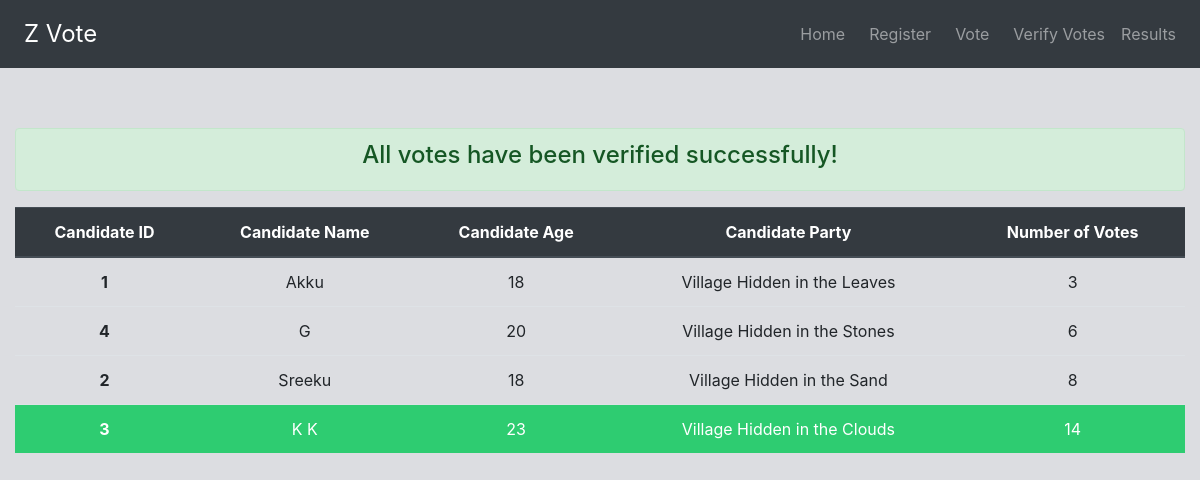
The app's page /results with its own data.
### poll/models.py (models this page shows, shortened)
class Candidate(models.Model):
    candidateID = models.IntegerField(primary_key=True)
    name = models.CharField(max_length=100)
    age = models.IntegerField(default=18)
    party = models.CharField(max_length=100)
    criminalRecords = models.BooleanField(default=False)
    count = models.IntegerField(default=0)

### poll/views.py (the view, shortened to what this page needs)
# urls.py: path('results', views.result, name='result'),
def result(request):
    time = get_vote_time()
    if time[0].end<datetime.datetime.now(datetime.timezone.utc):
        if request.method == "GET":
            global resultCalculated
            voteVerification = verifyVotes()
            if len(voteVerification):
                    return render(request, 'poll/verification.html', {'verification':"Verification failed.\
                    Votes have been tampered in following blocks --> {}. The authority \
                        will resolve the issue".format(voteVerification), 'error':True})
            if not resultCalculated:
                list_of_votes = models.Vote.objects.all()
                for vote in list_of_votes:
                    candidate = models.Candidate.objects.filter(candidateID=vote.vote)[0]
                    candidate.count += 1
                    candidate.save()
                resultCalculated = True
            context = {"candidates":models.Candidate.objects.order_by('count'), "winner":models.Candidate.objects.order_by('count').reverse()[0]}
            return render(request, 'poll/results.html', context)

### poll/merkleTree/merkleTree.py (called while the page is built)
    def isLeaf(self):
        return ((self.left == None) and (self.right == None))

    def __returnHash(self, x):
            return (hashlib.sha256(x.encode()).hexdigest())

    def calculateMerkleRoot(self):
        def __merkleHash(node):
            if node.isLeaf():
                return node
            left = __merkleHash(node.left).data
            right = __merkleHash(node.right).data
            node.data = self.__returnHash(left+right)
            return node
        merkleRoot = __merkleHash(self.root)
        self._merkleRoot = merkleRoot.data
        return self._merkleRoot

    def getMerkleRoot(self):
        return self._merkleRoot

### poll/models.py (called while the page is built)
    def __str__(self):
        return "{}|{}|{}".format(self.id, self.vote, self.timestamp)

### poll/views.py (called while the page is built)
def verifyVotes():
    block_count = models.Block.objects.count()
    tampered_block_list = []
    for i in range (1, block_count+1):
        block = models.Block.objects.get(id=i)
        transactions = models.Vote.objects.filter(block_id=i)
        str_transactions = [str(x) for x in transactions]
        merkle_tree = merkleTree.merkleTree()
        merkle_tree.makeTreeFromArray(str_transactions)
        merkle_tree.calculateMerkleRoot()
        if (block.merkle_hash == merkle_tree.getMerkleRoot()):
            continue
        else:
            tampered_block_list.append(i)
    return tampered_block_list

### poll/xtra.py (called while the page is built)
def get_vote_time():
    datetime = VoteTime.objects.all()
    return datetime

### poll/templates/poll/results.html
{% extends 'poll/base.html' %}
{% block content %}
    <div class="alert alert-success text-center" role="alert">
        <h4 class="alert-heading">All votes have been verified successfully!</h4>
    </div>
    <table class="table table-hover text-center">
        <thead class="thead-dark">
            <tr>
                <th scope="col">Candidate ID</th>
                <th scope="col">Candidate Name</th>
                <th scope="col">Candidate Age</th>
                <th scope="col">Candidate Party</th>
                <th scope="col">Number of Votes</th>
            </tr>
        </thead>
        {% if candidates %}
        <tbody>
        {% for candidate in candidates %}
            <tr style="{% if candidate == winner %} background-color:#2ecc71; color:white; {% endif %}">
                <th scope="row">{{ candidate.candidateID }}</th>
                <td>{{ candidate.name }}</td>
                <td>{{ candidate.age }}</td>
                <td>{{ candidate.party }}</td>
                <td>{{ candidate.count }}</td>
            </tr>
        {% endfor %}
        </tbody>
    </table>
        {% else %}
        <p>No candidates yet</p>
        {% endif %}
{% endblock content %}

### poll/templates/poll/base.html (shortened to what this page needs)
<!DOCTYPE html>
<html lang="en">
<head>
    <link href="https://stackpath.bootstrapcdn.com/bootstrap/4.4.1/css/bootstrap.min.css" rel="stylesheet">
</head>
<body>
    <nav class='navbar navbar-expand-lg navbar-dark bg-dark justify-content-between'>
        <a href="/admin" class="navbar-brand p-2" style="font-size: 2vw;">Z Vote</a>
        <ul class="navbar-nav">
            <li class="nav-item mr-2">
                <a href="{% url 'home' %}" class="nav-link">Home</a>
            </li>
            <li class="nav-item mr-2">
                <a href="{% url 'register' %}" class="nav-link">Register</a>
            </li>
            <li class="nav-item mr-2">
                <a href="{% url 'login' %}" class="nav-link">Vote</a>
            </li>
            <li class="nav-item">
                <a href="{% url 'verify' %}" class="nav-link">Verify Votes</a>
            </li>
            <li class="nav-item">
                <a href="{% url 'result' %}" class="nav-link">Results</a>
            </li>
        </ul>
    </nav>
    <div class="container-fluid bg1">
                {% block content %}
                {% endblock %}
    </div>
</body>

### poll/templates/poll/base.html (style rules this page uses)
.bg1 { background-color: #dcdde1; padding-top: 5%; padding-bottom: 31%; }

### records on screen
Candidate: candidateID "1", name "Akku", age "18", party "Village Hidden in the Leaves", count "3"
Candidate: candidateID "4", name "G", age "20", party "Village Hidden in the Stones", count "6"
Candidate: candidateID "2", name "Sreeku", age "18", party "Village Hidden in the Sand", count "8"
Candidate: candidateID "3", name "K K", age "23", party "Village Hidden in the Clouds", count "14"
